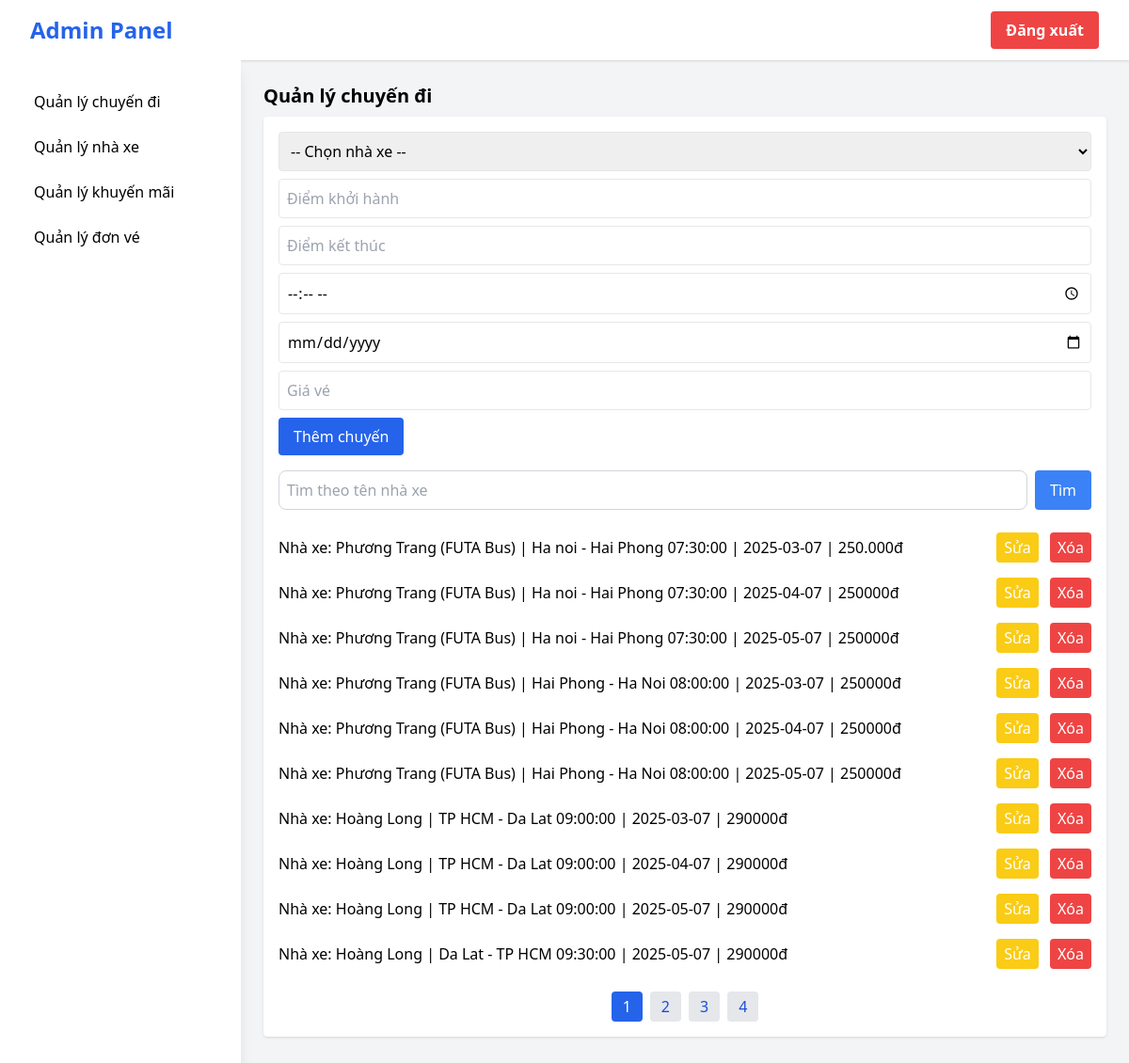
Page /pages/qlchuyendi.php (signed in) on the committed database.
### tables this page shows
CREATE TABLE `chuyendi` (
  `id_cd` int(11) NOT NULL,
  `id_NX` int(11) NOT NULL,
  `diemKH` varchar(100) NOT NULL,
  `diemKT` varchar(100) NOT NULL,
  `lichTrinh` time NOT NULL,
  `ngayDi` date NOT NULL,
  `gia` varchar(11) NOT NULL
);

CREATE TABLE `nha_xe` (
  `id_NX` int(11) NOT NULL,
  `tenNX` varchar(100) DEFAULT NULL,
  `soDT` varchar(20) DEFAULT NULL
);

### pages/qlchuyendi.php (the view, shortened to what this page needs)
<!DOCTYPE html>
<html lang="vi">
<head>
  <script src="https://cdn.tailwindcss.com"></script>
</head>
<body class="bg-gray-100 font-sans">
  <nav class="bg-white shadow flex items-center justify-between px-8 py-3">
  <span class="text-2xl font-bold text-blue-600"><a href="quantri.php">Admin Panel</a></span>
  <div class="flex items-center space-x-4">
    <form method="post" action="">
      <button type="submit" name="logout" class="bg-red-500 hover:bg-red-600 text-white px-4 py-2 rounded font-semibold">
        Đăng xuất
      </button>
    </form>
  </div>
</nav>
  <div class="flex min-h-screen">
    <aside class="w-64 bg-white shadow-lg p-6 space-y-4">
      <nav class="space-y-2">
        <a href="qlchuyendi.php" class="block py-2 px-3 rounded hover:bg-blue-100">Quản lý chuyến đi</a>
        <a href="qlnhaxe.php" class="block py-2 px-3 rounded hover:bg-blue-100">Quản lý nhà xe</a>
        <a href="qlkhuyenmai.php" class="block py-2 px-3 rounded hover:bg-blue-100">Quản lý khuyến mãi</a>
        <a href="qldonve.php" class="block py-2 px-3 rounded hover:bg-blue-100">Quản lý đơn vé</a>
      </nav>
    </aside>
    <main class="flex-1 p-6 space-y-10">
      <section id="chuyen-di">
        <h3 class="text-xl font-semibold mb-2">Quản lý chuyến đi</h3>
        <div class="bg-white p-4 rounded shadow">
          <form class="space-y-2 mb-4" method="POST">
            <select class="w-full border rounded p-2" name="id_NX" id="id_NX">
              <option value="" disabled selected>-- Chọn nhà xe --</option>
            </select>
            <input type="text" placeholder="Điểm khởi hành" class="w-full border p-2 rounded" name="diemKH">
            <input type="text" placeholder="Điểm kết thúc" class="w-full border p-2 rounded" name="diemKT">
            <input type="time" placeholder="Lịch trình" class="w-full border p-2 rounded" name="lichTrinh">
            <input type="date" placeholder="Ngày đi" class="w-full border p-2 rounded" name="ngayDi">
            <input type="text" placeholder="Giá vé" class="w-full border p-2 rounded" name="gia">
            <input type="submit" class="bg-blue-600 text-white px-4 py-2 rounded" name="themchuyendi" value="Thêm chuyến">
          </form>
          <form class="space-y-2 mb-4" method="GET">
            <div class="flex gap-2">
              <input type="text" name="search_tenNX" placeholder="Tìm theo tên nhà xe" class="p-2 rounded-lg border border-gray-300 flex-1"
                value="<?= htmlspecialchars($_GET['search_tenNX'] ?? '') ?>" />
              <button type="submit" class="bg-blue-500 text-white px-4 py-2 rounded">Tìm</button>
            </div>
          </form>
          <?php
            include '../user.php';
          ?>
          <?php
          $page = isset($_GET['page']) ? max(1, intval($_GET['page'])) : 1;
          $limit = 10;
          $offset = ($page - 1) * $limit;
          $search_tenNX = $_GET['search_tenNX'] ?? '';
          if ($search_tenNX != '') {
              $sql = "SELECT chuyendi.*, nha_xe.tenNX
                      FROM chuyendi
                      JOIN nha_xe ON chuyendi.id_NX = nha_xe.id_NX
                      WHERE nha_xe.tenNX LIKE '%$search_tenNX%'
                      LIMIT $limit OFFSET $offset";
              $sql_count = "SELECT COUNT(*) as total
                            FROM chuyendi
                            JOIN nha_xe ON chuyendi.id_NX = nha_xe.id_NX
                            WHERE nha_xe.tenNX LIKE '%$search_tenNX%'";
          } else {
              $sql = "SELECT chuyendi.*, nha_xe.tenNX
                      FROM chuyendi
                      JOIN nha_xe ON chuyendi.id_NX = nha_xe.id_NX
                      LIMIT $limit OFFSET $offset";
              $sql_count = "SELECT COUNT(*) as total FROM chuyendi";
          }
          $result = mysqli_query($conn, $sql);
          $count_result = mysqli_query($conn, $sql_count);
          $total = mysqli_fetch_assoc($count_result)['total'];
          $total_pages = ceil($total / $limit);
          ?>
          <?php while ($se_pro = mysqli_fetch_assoc($result)): ?>
              <ul class="divide-y">
                  <li class="py-2 flex justify-between items-center">
                      <span>Nhà xe: <?= $se_pro['tenNX'] ?> |
                          <?= $se_pro['diemKH'] ?> - <?= $se_pro['diemKT'] ?> <?= $se_pro['lichTrinh'] ?> | <?= $se_pro['ngayDi'] ?> |
                          <?= $se_pro['gia'] ?>đ
                      </span>
                      <div class="space-x-2">
                          <button class="bg-yellow-400 px-2 py-1 rounded text-white">
                              <a href="updatechuyendi.php?update=<?= $se_pro['id_cd'] ?>">Sửa</a>
                          </button>
                          <button class="bg-red-500 px-2 py-1 rounded text-white">
                              <a href="deletechuyendi.php?del=<?= $se_pro['id_cd'] ?>" onClick="if(confirm('Bạn có chắc chắn muốn xóa')) return true; else return false;">Xóa</a>
                          </button>
                      </div>
                  </li>
              </ul>
          <?php endwhile; ?>
          <div class="flex justify-center mt-4 space-x-2">
              <?php for ($i = 1; $i <= $total_pages; $i++): ?>
                  <a href="?page=<?= $i ?>&search_tenNX=<?= urlencode($search_tenNX) ?>"
                     class="px-3 py-1 rounded <?= $i == $page ? 'bg-blue-600 text-white' : 'bg-gray-200 text-blue-700' ?>">
                      <?= $i ?>
                  </a>
              <?php endfor; ?>
          </div>
        </div>
      </section>
    </main>
  </div>
</body>
</html>

### rows in the picture
chuyendi: id_NX.tenNX "Phương Trang (FUTA Bus)", diemKH "Ha noi", diemKT "Hai Phong", lichTrinh "07:30:00", ngayDi "2025-03-07", gia "250.000"
chuyendi: id_NX.tenNX "Phương Trang (FUTA Bus)", diemKH "Ha noi", diemKT "Hai Phong", lichTrinh "07:30:00", ngayDi "2025-04-07", gia "250000"
chuyendi: id_NX.tenNX "Phương Trang (FUTA Bus)", diemKH "Ha noi", diemKT "Hai Phong", lichTrinh "07:30:00", ngayDi "2025-05-07", gia "250000"
chuyendi: id_NX.tenNX "Phương Trang (FUTA Bus)", diemKH "Hai Phong", diemKT "Ha Noi", lichTrinh "08:00:00", ngayDi "2025-03-07", gia "250000"
chuyendi: id_NX.tenNX "Phương Trang (FUTA Bus)", diemKH "Hai Phong", diemKT "Ha Noi", lichTrinh "08:00:00", ngayDi "2025-04-07", gia "250000"
chuyendi: id_NX.tenNX "Phương Trang (FUTA Bus)", diemKH "Hai Phong", diemKT "Ha Noi", lichTrinh "08:00:00", ngayDi "2025-05-07", gia "250000"
chuyendi: id_NX.tenNX "Hoàng Long", diemKH "TP HCM", diemKT "Da Lat", lichTrinh "09:00:00", ngayDi "2025-03-07", gia "290000"
chuyendi: id_NX.tenNX "Hoàng Long", diemKH "TP HCM", diemKT "Da Lat", lichTrinh "09:00:00", ngayDi "2025-04-07", gia "290000"
chuyendi: id_NX.tenNX "Hoàng Long", diemKH "TP HCM", diemKT "Da Lat", lichTrinh "09:00:00", ngayDi "2025-05-07", gia "290000"
chuyendi: id_NX.tenNX "Hoàng Long", diemKH "Da Lat", diemKT "TP HCM", lichTrinh "09:30:00", ngayDi "2025-05-07", gia "290000"
